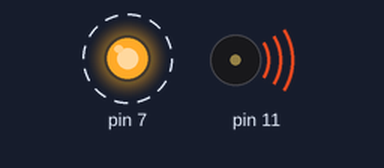
Bench run of a sketch on a simulated Arduino Uno, built with avr-gcc and run on an emulated ATmega328P. On the bench: output pins drawn as LEDs (lit = HIGH), buzzer (waves = sounding). Dashed ring = blinking.

Above: at 0.5 s.
Timing chart, 0 to 4.6 s (numbered marks = the images above):
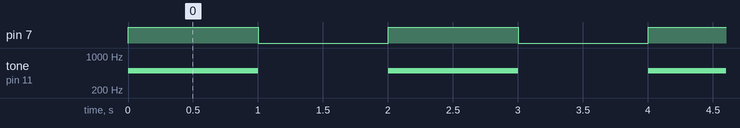

The sketch:

loopingtone.ino
```cpp
void setup() {
  // put your setup code here, to run once:
pinMode(7, OUTPUT);
pinMode(11, OUTPUT);
}

void loop() {
  // put your main code here, to run repeatedly:
    digitalWrite(7, HIGH);
    tone(11, 500);
    delay(1000);
    noTone(11);
    digitalWrite(7, LOW);
    delay(1000);
}
```

Measured:
- by itself, pin 7: alternates HIGH for 1.0 s and LOW for 1.0 s
- by itself, tone on pin 11: alternates 500 Hz for 1.0 s and silent for 1.0 s
